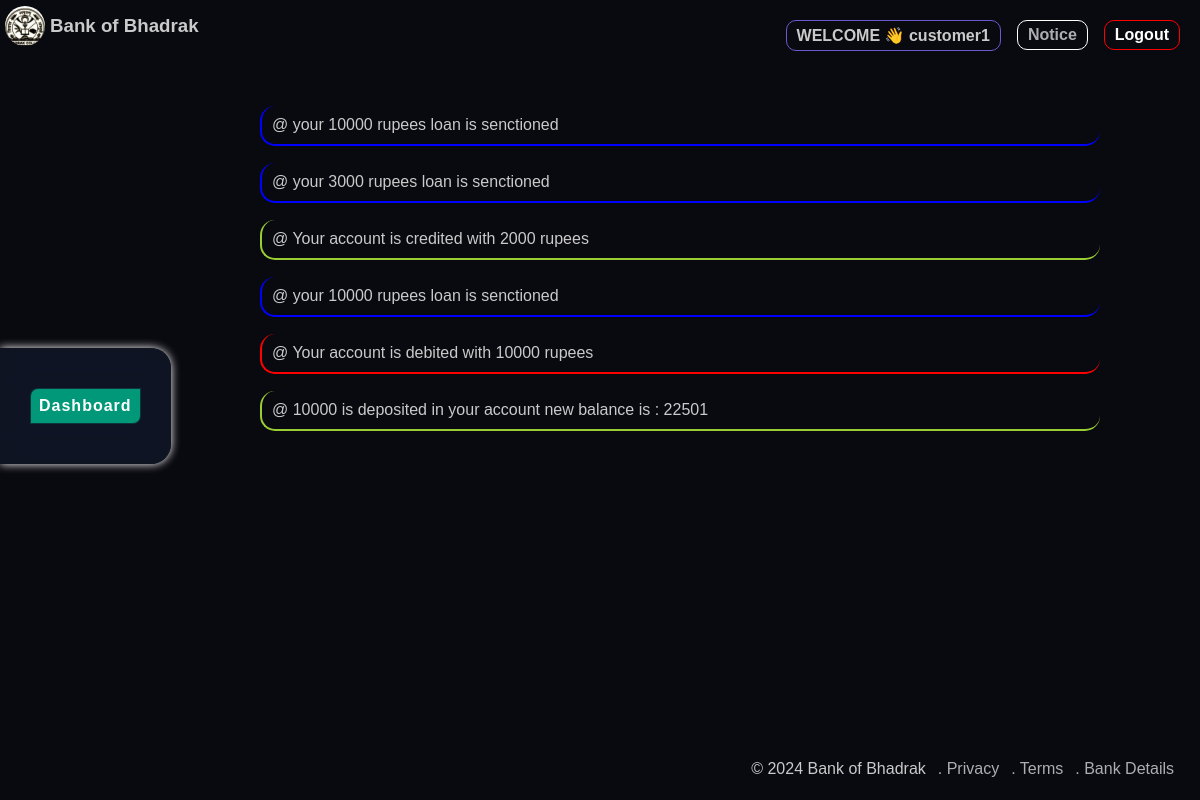
Screenshot of /bank/components/customer/show_notice.php (signed in) with the database file from the repository.
### tables this page shows
CREATE TABLE `notice` (
  `id` int(11) NOT NULL,
  `uname` varchar(50) NOT NULL,
  `accno` bigint(20) NOT NULL,
  `action` varchar(50) NOT NULL,
  `notice` varchar(200) NOT NULL
);

### bank/components/customer/show_notice.php (the view, shortened to what this page needs)
<html lang="en">
<head>
    <link rel="stylesheet" href="style.css">
</head>
<?php
            require "db.php";
            $userId=$_SESSION['userId'];
            $sql="SELECT * FROM useraccounts WHERE uname='$userId'";
            $result=mysqli_query($conn,$sql);
            $row=mysqli_fetch_array($result);
            $accno=$row['accountno'];
        ?>
<body>
    <nav>
        <div class="logo">
            <a href="#"><img src="/bank/images/logo.jpg" alt=""></a>
            <h3>Bank of Bhadrak</h3>
        </div>
        <div class="icons">
            <ul>
                <li id="welcome">WELCOME 👋 <?php echo $userId ?></li>
                <a href="show_notice.php">
                    <li>Notice</li>
                </a>
                <a href="/bank/logout.php">
                    <li id="logout">Logout</li>
                </a>
            </ul>
        </div>
    </nav>
    <main>
        <div class="dashboard">
            <ul class="elem">
                <a href="customer_dashboard.php">
                    <li style="background:#009879; color:white;">Dashboard</li>
                </a>
            </ul>
        </div>
        <div class="notice-board">
            <?php
            $sql="SELECT * FROM notice WHERE accno='$accno' ORDER BY id desc";
            $result=mysqli_query($conn,$sql);
            while($row=mysqli_fetch_array($result)){
            $action=$row['action'];
            $notice=$row['notice'];
            if($action=='credit' || $action=='deposite'){
                echo "<div class='credit'>".$notice."</div>";
            }
            if($action=='debit' || $action=='withdraw'){
                echo "<div class='debit'>".$notice."</div>";
            }
            if($action=='loanSenction'){
                echo "<div class='other'>".$notice."</div>";
            }
        }
    ?>
        </div>
    </main>
    <footer style="display:flex; justify-content:flex-end; gap:12px; transform:translateX(-26px);">
            <div>&copy; 2024 Bank of Bhadrak</div>
            <div><a href="/bank/privacy.php">. Privacy</a></div>
            <div><a href="/bank/terms.php">. Terms</a></div>
            <div><a href="/bank/bankDetails.php">. Bank Details</a></div>
    </footer>
</body>
</html>

### bank/components/customer/style.css (style rules this page uses)
* { margin:0; padding:0; font-family:'Poppins',sans-serif; }
body { background-color: rgb(9, 9, 16); color:rgb(202, 202, 202); }
nav { display:flex; justify-content: space-between; }
nav .logo { display:flex; align-items: center; }
nav .logo img { height:40px; width:40px; padding:5px; border-radius: 30px; }
main { display:flex; height:80vh; justify-content: space-evenly; align-items: center; }
img { width:50%; }
footer { text-align:center; bottom:0; position:absolute; width:100vw; height:5vh; }
a { text-decoration: none; color:rgba(255, 255, 255, 0.676); }
main { padding:0; margin:0; justify-content: space-between; }
.dashboard { display:flex; margin-top:30px; flex-direction: column; padding:10px; backdrop-filter: blur(16px) saturate(180%); -webkit-backdrop-filter: blur(16px) saturate(180%); background-color: rgba(17, 25, 40, 0.75); box-sizing: border-box; box-shadow: 0 0 10px white; border-top-right-radius:20px ; border-bottom-right-radius: 20px; text-align: center; font-weight: 700; letter-spacing: 1; transform: translate(0,20px); }
.dashboard .elem { display:flex; flex-direction: column; gap:10px; padding:20px; }
.dashboard .elem li { border-bottom-right-radius: 8px; border-top-left-radius: 8px; }
li { list-style-type: none; margin-top: 20px; }
.elem li { padding:0.5rem; border:1px solid rgba(17, 25, 40, 0.75); }
nav .icons { padding-right: 20px; }
nav .icons ul { display: flex; flex-direction: row; gap:1rem; }
nav .icons ul li { padding:5px; border:1px solid white; padding: 5px 10px 5px 10px; }
nav .icons ul li { border-radius: 10px; font-weight: 600; }
nav .icons ul #welcome { border: 1px solid slateblue; }
#logout { color:white; border: 1px solid red; }

### bank/components/customer/show_notice.php (style rules this page uses)
.elem { transform: translateY(-10px); }
.notice-board { display: flex; width: 70vw; height: 70vh; overflow: hidden; flex-direction: column; gap: 2px; transform:translateX(-100px); overflow-y:auto; }
.credit { border-bottom:2px solid yellowgreen; border-left:2px solid yellowgreen; }
.other::before,.debit::before,.credit::before { content: "@ "; }
.debit,.credit,.other { padding:10px; margin-top:15px; border-radius: 15px; }
.debit { border-bottom:2px solid red; border-left: 2px solid red; }
.other { border-left:2px solid blue; border-bottom:2px solid blue; }

### rows the page displays
notice: notice "your 10000 rupees loan is senctioned"
notice: notice "your 3000 rupees loan is senctioned"
notice: notice "Your account is credited with 2000 rupees"
notice: notice "your 10000 rupees loan is senctioned"
notice: notice "Your account is debited with 10000 rupees"
notice: notice "10000 is deposited in your account new balance is : 22501"

### other values shown
$userId "customer1"
